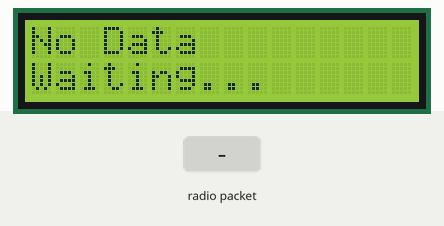
This sketch was run on a simulated Arduino Uno, built with avr-gcc and run on an emulated ATmega328P. On the bench: 16×2 character LCD. The test bench sets the inputs (shaded band). No radio packets arrive unless stated; what the sketch prints to the serial monitor is not drawn.

Above: at 2.3 s.
2.4 s: radio packet "TEST:" arrives
At 3.3 s:
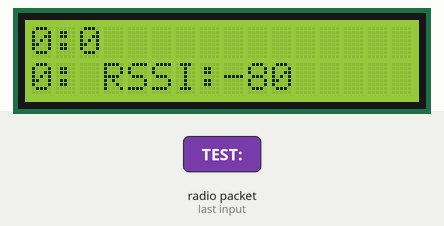
3.9 s: radio packet "BMP:" arrives
5.5 s: radio packet "T1:" arrives
Timing chart, 0 to 8.5 s (numbered marks = the images above; inputs shaded):
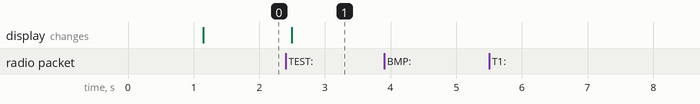

Measured:
- after the input at 2.4 s, the display: changes after 0.09 s (image 1)
- after the input at 3.9 s, every drawn part: stays the same

The sketch:

temp_rcv_2.ino
```cpp
#include <SPI.h>
#include <LoRa.h>
#include <Wire.h>
#include <LiquidCrystal_I2C.h>

// --- LoRa Pin Definitions ---
#define LORA_SS    10
#define LORA_RST   9
#define LORA_DIO0  2

// --- LoRa Frequency ---
// Must match the transmitter's frequency! (433MHz)
#define LORA_FREQUENCY 433000000

// --- LoRa Radio Profile (must match the transmitter) ---
// 1: SF7/BW125/CR5 Sync 0x34 (default)
// 2: SF12/BW125/CR5 Sync 0x34 (longer range)
// 3: SF12/BW62.5/CR8 Sync 0x12 (compatibility)

// --- LCD Setup ---
// Set the LCD address to 0x27 for a 16 chars and 2 line display
// Note: Your I2C address might be 0x3F. If it doesn't work, try that.
LiquidCrystal_I2C lcd(0x27, 16, 2);

// Variables to store temperature values
float bmpTemp = 0.0;
float tmp36Temp1 = 0.0;
float tmp36Temp2 = 0.0;
int rssi = 0;
unsigned long lastUpdateTime = 0;
unsigned long lastSeq = 0;
bool haveSeq = false;
unsigned long lastHeartbeat = 0;
unsigned long lastReceiveMode = 0;


// Removed unused auto-scan functions

void setup() {
  Serial.begin(9600);
  delay(1000);

  Serial.println("LoRa Temp Receiver 2 (BMP)");

  // --- Initialize I2C ---
  Wire.begin();

  // Initialize LCD
  lcd.init();
  lcd.backlight();
  lcd.clear();
  lcd.setCursor(0, 0);
  lcd.print("Temp Receiver 2");

  Serial.println("LCD OK");

  // Initialize LoRa
  LoRa.setPins(LORA_SS, LORA_RST, LORA_DIO0);
  if (!LoRa.begin(LORA_FREQUENCY)) {
    Serial.println("LoRa failed!");
    lcd.clear();
    lcd.print("LoRa Failed!");
    while (1);
  }

  // --- Configure LoRa Parameters to EXACTLY MATCH the Sender ---
  // Use exact same settings as the sender
  LoRa.setTxPower(14, PA_OUTPUT_PA_BOOST_PIN);
  LoRa.setSpreadingFactor(7);
  LoRa.setSignalBandwidth(125E3);
  LoRa.setCodingRate4(5);
  LoRa.setSyncWord(0x34);

  Serial.println("LoRa OK, waiting for packets...");
  LoRa.receive();

  // Show initial message on LCD
  lcd.clear();
  lcd.setCursor(0, 0);
  lcd.print("No Data");
  lcd.setCursor(0, 1);
  lcd.print("Waiting...");
}

void loop() {
  int packetSize = LoRa.parsePacket();
  if (packetSize) {
    Serial.print("Packet received, size: ");
    Serial.println(packetSize);
    // Received a packet
    lastUpdateTime = millis(); // Update the timestamp as soon as we get a packet

    String receivedString = "";
    while (LoRa.available()) {
      receivedString += (char)LoRa.read();
    }

    rssi = LoRa.packetRssi();
    Serial.print("Received packet: '");
    Serial.print(receivedString);
    Serial.print("' with RSSI: ");
    Serial.println(rssi);

    // --- Parse the received string ---
    bool dataValid = false;

    // Check for TEST message (initial connection test)
    if (receivedString.indexOf("TEST:") != -1) {
      Serial.println("Test OK!");
      dataValid = true;

      // Show test message on LCD
      lcd.clear();
      lcd.setCursor(0, 0);
      lcd.print("TEST OK");
      lcd.setCursor(0, 1);
      lcd.print(receivedString);
    }
    // Check for temperature data
    else if (receivedString.indexOf("BMP:") != -1 &&
        receivedString.indexOf("T1:") != -1 &&
        receivedString.indexOf("T2:") != -1) {

      // Parse BMP085 temperature
      int bmp_start = receivedString.indexOf("BMP:") + 4;
      int bmp_end = receivedString.indexOf(",T1:");
      if (bmp_start >= 4 && bmp_end > bmp_start) {
        String bmp_str = receivedString.substring(bmp_start, bmp_end);
        bmpTemp = bmp_str.toFloat();
      }

      // Parse TMP36 Sensor 1 temperature
      int t1_start = receivedString.indexOf("T1:") + 3;
      int t1_end = receivedString.indexOf(",T2:");
      if (t1_start >= 3 && t1_end > t1_start) {
        String t1_str = receivedString.substring(t1_start, t1_end);
        tmp36Temp1 = t1_str.toFloat();
      }

      // Parse TMP36 Sensor 2 temperature
      int t2_start = receivedString.indexOf("T2:") + 3;
      if (t2_start >= 3) {
        String t2_str = receivedString.substring(t2_start);
        tmp36Temp2 = t2_str.toFloat();
      }

      dataValid = true;
    }

    if (dataValid) {
      // --- Update the LCD Display ---
      lcd.clear();

      // Line 1: TMP36 Sensor 1 and TMP36 Sensor 2 temperatures (integers)
      lcd.setCursor(0, 0);
      lcd.print((int)tmp36Temp1);
      lcd.print(":");
      lcd.print((int)tmp36Temp2);

      // Line 2: BMP085 temperature and RSSI separated by ":"
      lcd.setCursor(0, 1);
      lcd.print((int)bmpTemp);
      lcd.print(":");
      lcd.print(" RSSI:");
      lcd.print(rssi);

    }
    LoRa.receive();
  }
  // Show "no data" message if no updates for 30 seconds
  if (millis() - lastUpdateTime > 30000 && lastUpdateTime != 0) {
    lcd.clear();
    lcd.setCursor(0, 0);
    lcd.print("No Data");
    lcd.setCursor(0, 1);
    lcd.print("Check Transmitter");
  }

  // Show "no data" message initially
  if (lastUpdateTime == 0) {
    lcd.clear();
    lcd.setCursor(0, 0);
    lcd.print("No Data");
    lcd.setCursor(0, 1);
    lcd.print("Waiting...");
  }

  delay(100);
}
```
